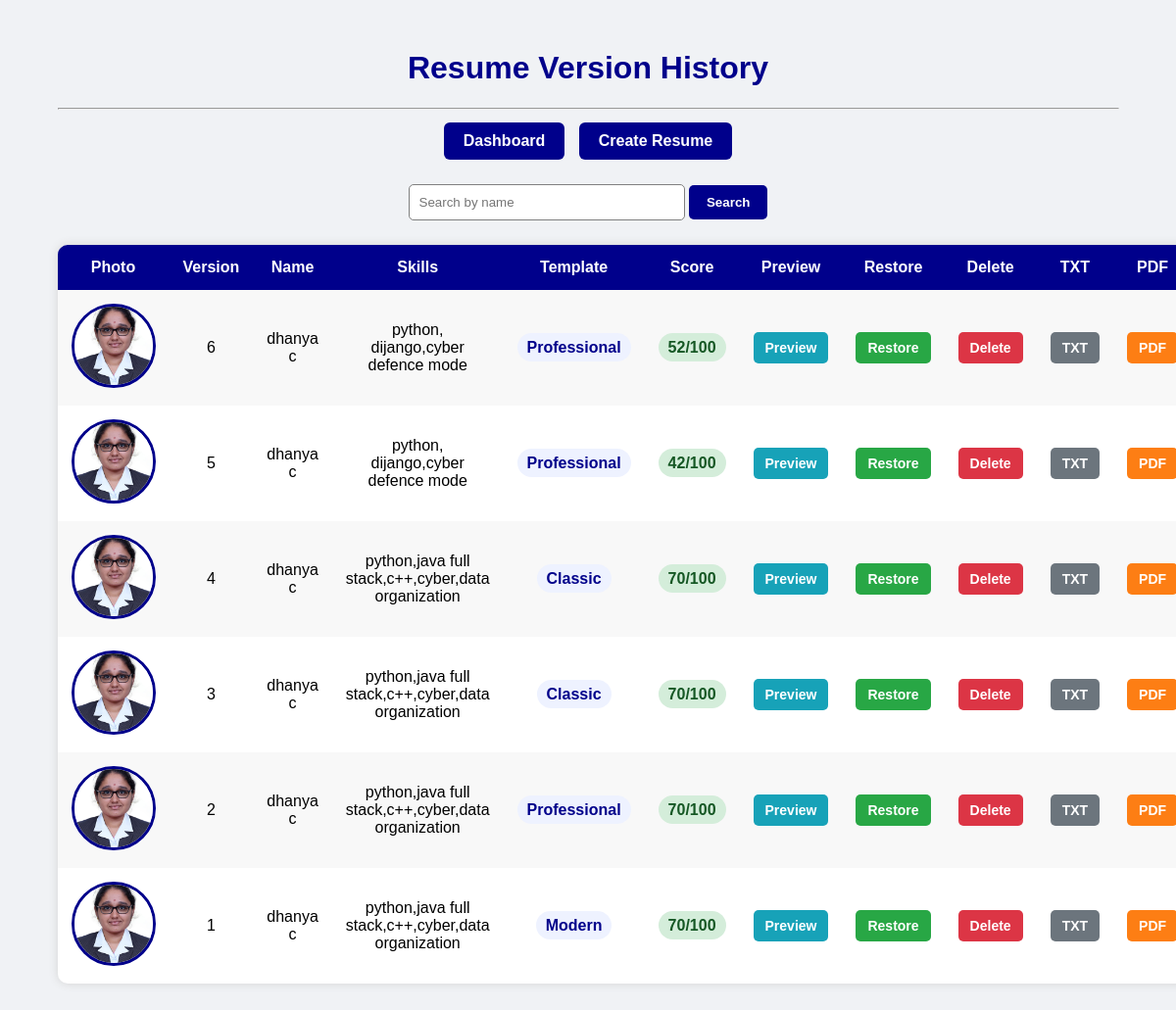
The page /versions on the database its author committed.
### tables this page shows
CREATE TABLE resume_versions(
        id INTEGER PRIMARY KEY AUTOINCREMENT,
        name TEXT,
        skills TEXT,
        education TEXT,
        experience TEXT,
        photo TEXT,
        template TEXT,
        version_number INTEGER,
        score INTEGER
    );

### app.py (the view)
@app.route('/versions')
def versions():
    search = request.args.get('search')
    conn = get_db()
    if search:
        resumes = conn.execute("""
        SELECT * FROM resume_versions
        WHERE name LIKE ?
        ORDER BY version_number DESC
        """, ('%' + search + '%',)).fetchall()
    else:
        resumes = conn.execute("""
        SELECT * FROM resume_versions
        ORDER BY version_number DESC
        """).fetchall()
    conn.close()
    return render_template(
        'versions.html',
        resumes=resumes
    )

### app.py (called while the page is built)
def get_db():
    return sqlite3.connect("database.db")

### templates/versions.html (shortened to what this page needs)
<!DOCTYPE html>
<html>
<head>
</head>
<body>
<div class="container">
<h1>Resume Version History</h1>
<hr>
<div class="top-links">
    <a href="/dashboard">
        Dashboard
    </a>
    <a href="/resume">
        Create Resume
    </a>
</div>
<div class="search-box">
<form method="GET" action="/versions">
    <input
        type="text"
        name="search"
        placeholder="Search by name"
    >
    <button type="submit">
        Search
    </button>
</form>
</div>
<table>
<tr>
    <th>Photo</th>
    <th>Version</th>
    <th>Name</th>
    <th>Skills</th>
    <th>Template</th>
    <th>Score</th>
    <th>Preview</th>
    <th>Restore</th>
    <th>Delete</th>
    <th>TXT</th>
    <th>PDF</th>
</tr>
{% for resume in resumes %}
<tr>
    <td>
        {% if resume[5] %}
        <img
            src="/static/uploads/{{ resume[5] }}"
            width="80"
            height="80"
        >
        {% else %}
        No Image
        {% endif %}
    </td>
    <td>
        {{ resume[7] }}
    </td>
    <td>
        {{ resume[1] }}
    </td>
    <td>
        {{ resume[2] }}
    </td>
    <td>
        <span class="template-box">
            {{ resume[6] }}
        </span>
    </td>
    <td>
        <span class="score-box">
            {{ resume[8] }}/100
        </span>
    </td>
    <td>
        <a
            class="action-btn preview"
            href="/preview/{{ resume[0] }}"
        >
            Preview
        </a>
    </td>
    <td>
        <a
            class="action-btn restore"
            href="/restore/{{ resume[0] }}"
        >
            Restore
        </a>
    </td>
    <td>
        <a
            class="action-btn delete"
            href="/delete/{{ resume[0] }}"
        >
            Delete
        </a>
    </td>
    <td>
        <a
            class="action-btn txt"
            href="/download/{{ resume[0] }}"
        >
            TXT
        </a>
    </td>
    <td>
        <a
            class="action-btn pdf"
            href="/pdf/{{ resume[0] }}"
        >
            PDF
        </a>
    </td>
</tr>
{% endfor %}
</table>
</div>
</body>
</html>

### templates/versions.html (style rules this page uses)
body { font-family: Arial; background-color: #f0f2f5; padding: 30px; margin: 0; }
h1 { color: darkblue; text-align: center; }
.container { width: 95%; margin: auto; }
.top-links { margin-bottom: 20px; text-align: center; }
.top-links a { text-decoration: none; color: white; background-color: darkblue; padding: 10px 20px; border-radius: 6px; margin: 5px; display: inline-block; font-weight: bold; }
.search-box { text-align: center; margin-bottom: 25px; }
input { padding: 10px; width: 260px; border-radius: 5px; border: 1px solid gray; }
button { padding: 10px 18px; background-color: darkblue; color: white; border: none; border-radius: 5px; cursor: pointer; font-weight: bold; }
table { width: 100%; border-collapse: collapse; background-color: white; box-shadow: 0px 0px 10px lightgray; overflow: hidden; border-radius: 10px; }
th { background-color: darkblue; color: white; padding: 14px; }
td { text-align: center; padding: 14px; }
tr:nth-child(even) { background-color: #f8f8f8; }
img { border-radius: 50%; object-fit: cover; border: 3px solid darkblue; }
.action-btn { text-decoration: none; color: white; padding: 8px 12px; border-radius: 5px; font-size: 14px; font-weight: bold; }
.preview { background-color: #17a2b8; }
.restore { background-color: #28a745; }
.delete { background-color: #dc3545; }
.txt { background-color: #6c757d; }
.pdf { background-color: #fd7e14; }
.template-box { background-color: #eef2ff; padding: 6px 10px; border-radius: 20px; color: darkblue; font-weight: bold; }
.score-box { background-color: #d4edda; color: #155724; padding: 6px 10px; border-radius: 20px; font-weight: bold; }

### rows shown on the page
resume_versions: photo (picture), version_number "6", name "dhanya c", skills "python, dijango,cyber defence mode", template "Professional", score "52"
resume_versions: photo (picture), version_number "5", name "dhanya c", skills "python, dijango,cyber defence mode", template "Professional", score "42"
resume_versions: photo (picture), version_number "4", name "dhanya c", skills "python,java full stack,c++,cyber,data organization", template "Classic", score "70"
resume_versions: photo (picture), version_number "3", name "dhanya c", skills "python,java full stack,c++,cyber,data organization", template "Classic", score "70"
resume_versions: photo (picture), version_number "2", name "dhanya c", skills "python,java full stack,c++,cyber,data organization", template "Professional", score "70"
resume_versions: photo (picture), version_number "1", name "dhanya c", skills "python,java full stack,c++,cyber,data organization", template "Modern", score "70"
